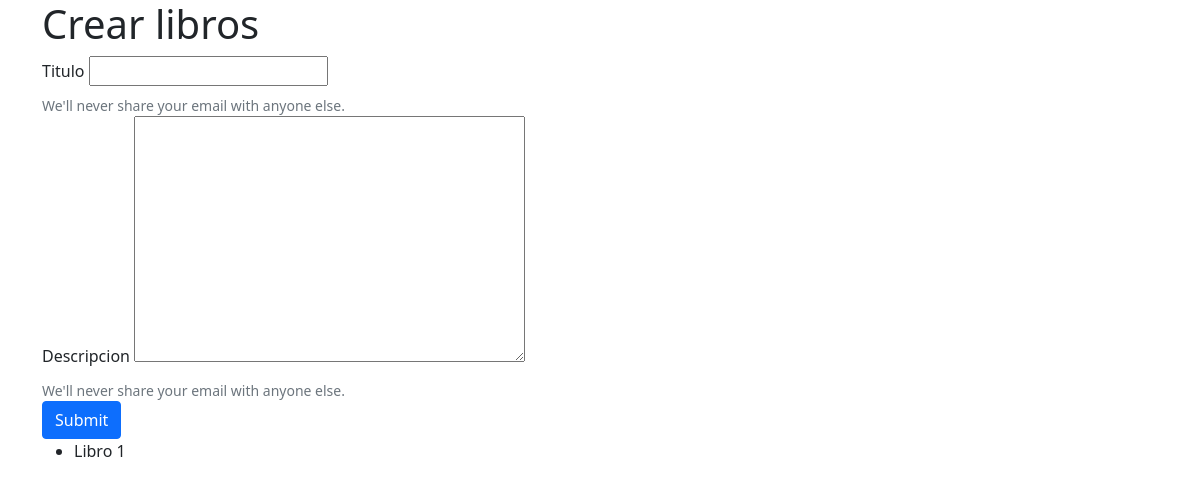
The app's page /BookManagement/Books/Create, older data.
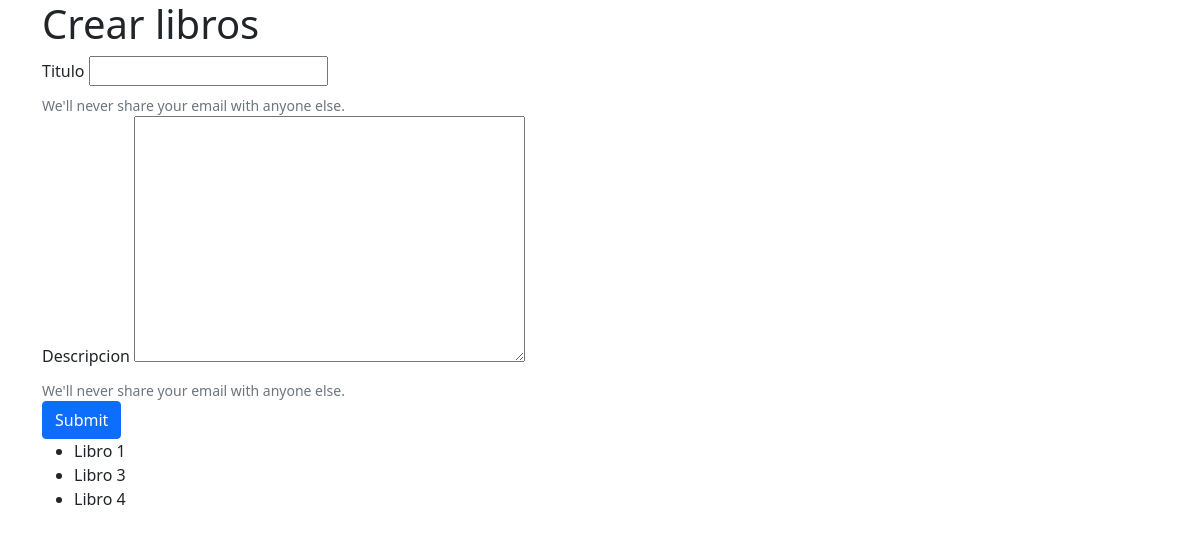
The same page, newer data.
### BookManagement/models.py (models this page shows)
class Book(models.Model):
    title = models.CharField("Titulo",max_length=50)
    description = models.TextField("Descripcion",max_length=500)
    def __str__(self):
        return self.title

### BookManagement/views.py (the view)
# urls.py: path('Books/Create', views.bookCreate, name="bookCreate"),
def bookCreate(request):
    if request.method == "POST":
        bookFormRequest = BookForm(request.POST)
        if bookFormRequest.is_valid():
            bookFormRequest.save()
        return redirect('BookManagement:bookCreate')
    else:
        bookForm = BookForm()
        bookList = Book.objects.all()
        return render(request, "BookManagement/bookCreate.html", {
            "bookForm": bookForm,
            "bookList": bookList
        })

### BookManagement/forms.py
class BookForm(ModelForm):
    class Meta:
        model = Book
        fields = "__all__"

### BookManagement/templates/BookManagement/bookCreate.html (shortened to what this page needs)
<!doctype html>
<html lang="en">
<head>
    <link href="https://cdn.jsdelivr.net/npm/bootstrap@5.0.2/dist/css/bootstrap.min.css" rel="stylesheet"
>
</head>
<body>
    <div class="container">
        <h1>Crear libros</h1>
        <div class="row">
            <div class="col-12">
                <form action="{% url 'BookManagement:bookCreate' %}" method="post">
                    <label for="title" class="form-label">Titulo</label>
                    {{ bookForm.title }}
                    <div id="title" class="form-text">We'll never share your email with anyone else.</div>
                    <label for="description" class="form-label">Descripcion</label>
                    {{ bookForm.description }}
                    <div id="description" class="form-text">We'll never share your email with anyone else.</div>
                    <button type="submit" class="btn btn-primary">Submit</button>
                </form>
            </div>
        </div>
        <ul>
            {% for book in bookList %}
            <li>{{book}}</li>
            {% endfor %}
        </ul>
    </div>
</body>
</html>

Row changes from the older to the newer data that the page shows:
added Book: title "Libro 3"
added Book: title "Libro 4"
